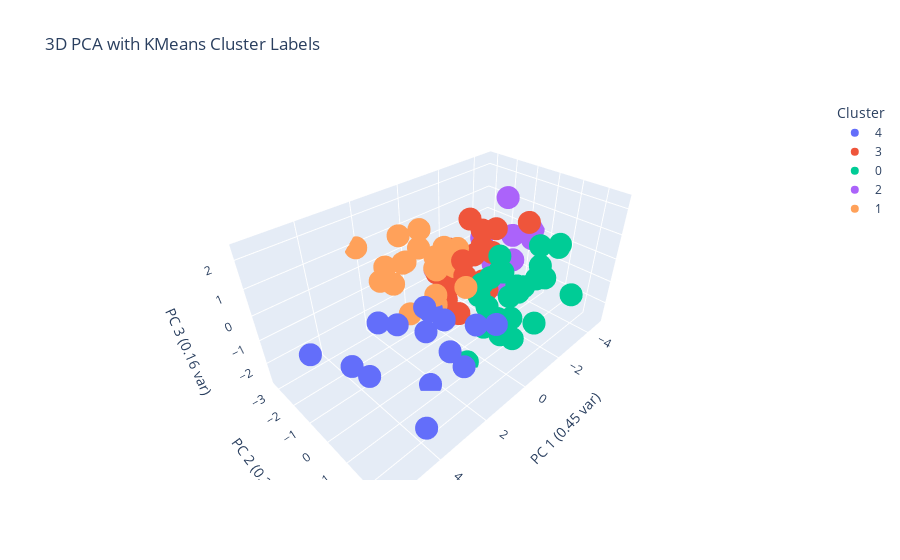

The notebook cell this image was saved under:
### Code cell
# 7e. Visualize 3D PCA with cluster Labels
if 'cluster_labels_kmeans' in locals() and cluster_labels_kmeans is not None and 'pca_df_3d' in locals() and 'explained_variance_ratio_3d' in locals():
    pca_df_3d_clustered = pca_df_3d.copy()
    pca_df_3d_clustered['Cluster'] = cluster_labels_kmeans
    # Plotly handles categorical coloring automatically, ensure 'Cluster' column is suitable
    pca_df_3d_clustered['Cluster'] = pca_df_3d_clustered['Cluster'].astype(str)

    fig_pca_3d_clustered = plot_scatter_plotly_3d(
        df=pca_df_3d_clustered,
        x_col='Principal Component 1',
        y_col='Principal Component 2',
        z_col='Principal Component 3',
        color_col='Cluster',
        text_col_data=pca_df_3d_clustered.index,
        title='3D PCA with KMeans Cluster Labels',
        scene_labels={
            'Principal Component 1': f'PC 1 ({explained_variance_ratio_3d[0]:.2f} var)',
            'Principal Component 2': f'PC 2 ({explained_variance_ratio_3d[1]:.2f} var)',
            'Principal Component 3': f'PC 3 ({explained_variance_ratio_3d[2]:.2f} var)',
            'Cluster': 'Cluster'
        },
        marker_size=8,
        text_position='top right',
        # color_discrete_map can be used here
    )
    fig_pca_3d_clustered.show()
else:
    print("Skipping 3D PCA with KMeans cluster colors: Prerequisite data not available.")

### Figure 1 — Plotly figure (JSON) as saved in the notebook; plotly's stock layout.template omitted (floating-point values rounded to 4 significant figures)
{"data": [{"hovertemplate": "%{hovertext}<extra></extra>", "hovertext": ["CCC1=NN2C(O)=C(SC2=N1)C(N1CC(C)OC(C)C1)C1=CC=CC(OC)=C1", "CC1=C(Cl)C=CC=C1NC=C1C(C)=C(C#N)C(=O)N(CC2CCCO2)C1=O", "OC1=CC=C(C=C2SC(=O)N(CC3=CC=CC=C3C#N)C2=O)C=C1I", "CC(C)C1=NC=C(C2=CC(C)=NO2)C(=N1)C1CCC(CNC(=O)C2=C(C)N=CS2)CC1", "COC1=C2OC(=CC2=CC=C1)C(=O)C1=C([O-])C(=O)N(C1C1=CC=C(F)C=C1)C1=NOC(C)=C1", "CC1=CC=C(C=C1)C1C2C(=O)CC(CC2=NC2=NC=NN12)C1=CC=CO1", "O=C(NN=CC1=CNC2=CC=CC=C12)C1=CC(=NC2=CC=CC=C12)C1CC1", "COC1=CC=C(C=C1)N1N=C2CS(=O)(=O)CC2=C1NC(=O)C1=C(C)ON=C1C1=CC=CC=C1Cl", "COC(=O)C1=CC=C(C=C1)C1C2C(ON1C1=CC=CC=C1)C(=O)N(C2=O)C1=CC=C(OC)C=C1", "COC1=CC=C(CN2CCN(CC2)S(=O)(=O)C2=CC=CC=C2)C=C1Br", "COC1=CC=CC2=C1OC1=CC=CC=C1N=C2N1CCN(C(C)C1)C(=O)C1=C(F)C=CC=C1F", "CC1=CC2=C(N3CCC(CC3)C(=O)N3CCCC3)C(=CN=C2C=C1)C#N", "CC(C)CN1N=C(C)C(CCC(=O)N2CCCCCC2C2=CC=CN2C)=C1C", "ClC1=CC=C(C=C1)C(=O)C[NH+]1CCC(CC1)C1=NN=C(O1)C1=CC=CO1", "CC(=O)C1=NC2=CC=CC=C2N1CC1CCCCN1C(=O)OCC1=CC=CC=C1", "CC1=CC(C=NNC(=O)C(=O)NC2=CC=C(Cl)C(Cl)=C2)=C(C)N1C1=CC=CC(Cl)=C1"], "legendgroup": "4", "marker": {"color": "#636efa", "size": 8, "symbol": "circle"}, "mode": "markers", "name": "4", "scene": "scene", "showlegend": true, "type": "scatter3d", "x": [2.901, 1.675, 2.174, 4.008, 4.754, 2.306, 1.67, 5.645, 4.626, 1.125, 3.954, 1.175, 1.374, 1.623, 2.468, 2.545], "y": [-0.1934, -0.0598, 0.3061, 0.4456, -0.01112, 0.5817, 0.6154, -0.5511, 0.6485, 1.484, 2.211, 1.058, 2.451, -0.02355, 1.678, 0.7166], "z": [-0.2578, -0.3155, -0.6754, 0.8288, -0.6152, -2.754, -0.3048, 0.07715, -0.631, -0.3256, -2.079, -2.383, 0.4081, -0.2557, -0.436, 0.7158]}, {"hovertemplate": "%{hovertext}<extra></extra>", "hovertext": ["CCC1=CC=C(OCC(=O)NC2=CC=C(C)C=C2O)C=C1", "CC1=CC(C)=NC(NNS(=O)(=O)C2=CC=C(Cl)C=C2F)=N1", "CCC([NH2+]CC1=CNC=C1)C1=CC=CC=C1OC(F)F", "COC1=CC=C(NC(=O)NCC2CN3CCCCC3CO2)C=C1F", "ClC1=CC=C(C=NNC(=O)C(=O)NCC2=CC=CC=N2)C=C1", "COC1=CC(C)=CC=C1NCC(=O)NCCC1=CC=CC=C1C", "COC(=O)C1=CC=C(NC(=O)C2CCCC(C)C2)C(O)=C1", "CCOC1=CC=CC=C1C=CC(=O)NCC(C)(O)C1=CC=C(F)C=C1", "O=C(CCC1=NC2=CC=CC=C2C(=O)N1)NC1CCC2=CC=CC=C12", "OC(C(=O)NC1=CC=CC(CS(=O)C2=CC=CC=C2)=C1)C1=CC=CC=C1", "COC(=O)C1=CC=CC(CCNC(=O)NC2=CC(F)=CC=C2C)=C1", "CC1=C(N=C(NC(=O)C2CCC(=O)O2)S1)C1=CC=C(C)C=C1", "CCC(CC)OC1=CC=C(C=C1)C1(C)NC(=O)NC1=O", "CC1=CC=C(C=C1)C1=NNC=C1CN1CCC(C1)[NH+]1CCCC1", "CN(CC1=NN=C(C)N1C)C(=O)NCC1=CC=C(F)C(Cl)=C1", "ClC1=CC=CN=C1NNC(=O)C1=CC=C(OC2CCC2)C=C1Cl", "CCCC1=CC=C(C=C1)C(=O)NC(CO)CC1=CNC2=CC=CC=C12", "[O-]C(=O)C1C[NH+](CC1C1CC1)C1CCN(CC1)C(=O)C1=CC=CC=C1", "CNC(=O)C1=CC=CC=C1NC(=O)CN(C)C(=O)C1=CC=CS1", "COC1=CC(CNC(=O)C2=C(Br)C=CO2)=CC=N1", "O=C(CC1OCCC2=CC=CC=C12)NNC(=O)CC1=CC=NC=C1"], "legendgroup": "3", "marker": {"color": "#EF553B", "size": 8, "symbol": "circle"}, "mode": "markers", "name": "3", "scene": "scene", "showlegend": true, "type": "scatter3d", "x": [-1.208, -0.2232, -2.119, 0.0559, -0.5933, -0.8671, -0.7806, -0.2223, 0.5902, 0.6645, -0.3544, 0.2364, -1.453, -0.8269, -0.5487, 0.446, -0.0906, 0.05524, -0.3466, -1.097, 0.07775], "y": [0.0552, -1.47, 0.8179, -0.5906, -1.575, 0.4336, -0.885, 0.3953, -0.4097, 0.4222, -0.0357, -0.1173, -0.6348, 0.2234, -0.1292, 0.3237, -0.006014, -0.9335, -1.178, -0.2105, -1.377], "z": [0.7091, 0.06968, 1.805, -0.147, 0.05069, 1.891, -0.4416, 2.069, -0.2832, 1.347, 0.9301, -1.257, 0.5695, -0.5806, -0.4091, 0.6415, 2.349, -1.178, 0.692, -0.5452, -0.204]}, {"hovertemplate": "%{hovertext}<extra></extra>", "hovertext": ["CC1=CN=C(CN2CCN(CC2)C2=NC=CC=C2F)C=N1", "CC(C)C1=NN=C2SCC(=NN12)C1=CC2=CC=CC=C2O1", "COC1=CC(C=CC)=CC=C1OCC(=O)NC1CCC(C1)SC", "FC1=CC=C(F)C(CCCC(=O)N2CCCC(C[NH+]3CCCCCC3)C2)=C1", "COCCC(=O)NC(C)CC1=C(Cl)C=CC=C1Cl", "CCC1(CNC(=O)C2=C(N=CS2)C2CC2)CCC1", "CCC(N(C)S(=O)(=O)C1=CC=C(C=C1C)C#N)C1=CC=NC=C1", "CC[NH2+]C(C)C1=CC=NC(OC2=CN=CC(Br)=C2)=C1", "BrC1=CC=C(C=N1)C(=O)NCC1=CC=CC2=CC=CC=C12", "COC1=CC=CC(Cl)=C1CN(C)C(C)CC#N", "COC1=CC=C(CCC(C)NC(=O)C2=NC=CC=C2C(F)(F)F)C=C1", "CCN1C=C(CC(=O)N2CCS(=O)C(C)(C)C2)C2=CC=CC=C12", "FC1=CC=C(CN2CCN(CC(=O)NCC3=CC=CS3)C2=O)C(Cl)=C1", "C(CSC1=NC=NC2=CC=CC=C12)SC1=CC=CC=C1", "CCC[NH+]1CCC(CC1)N(C)CC1=C(C)N(C2CC2)C(C)=C1", "CC(O)C1=CC=C(C)C=C1OCC1=NC(=CS1)C(C)(C)C", "CCOC1=CC=CC=C1C[NH2+]C(CC)C1=CC=CC=C1", "CC1=CC=C(C=C1)C(CNC(=O)N1CCC(C)(C)C1)N1CCOCC1", "CN(C1CCN(CC1)C1=CC=[NH+]C2=CC(F)=CC=C12)C(C)=O", "CCN(CC1=CC=CC(NC(=O)C2CC(C)OC(C)C2)=C1)C(C)=O", "CCC(CC)N(C)CC1=C(F)C=CC=C1[N+]([O-])=O", "CC1CSC(SCC2=C(F)C=CC=C2[N+]([O-])=O)=N1", "CCCCN(C)C(=O)CC1=CC=CC2=CC=CC=C12", "CCC[NH2+]C(CC#CC)C1(CCCCCC1)N(C)C", "CC([NH2+]CC1=C(C)N(CC2=CC=C(C)C=C2)N=C1C)C1=CC=C(Cl)C=C1"], "legendgroup": "0", "marker": {"color": "#00cc96", "size": 8, "symbol": "circle"}, "mode": "markers", "name": "0", "scene": "scene", "showlegend": true, "type": "scatter3d", "x": [-0.6075, 0.6327, -0.2762, -0.1908, -2.36, -1.423, 0.06389, -1.224, -0.6057, -2.472, -0.0362, -0.3336, 0.4961, -0.5609, -1.465, -0.7337, -2.223, -0.01695, -1.085, -0.3553, -2.117, -0.8828, -2.395, -3.083, 0.2414], "y": [0.3436, 0.7098, 1.119, 2.175, 1.208, 1.062, 0.6336, 0.5639, 1.524, 1.482, 1.353, 1.326, 1.102, 2.479, 1.779, 1.286, 1.988, 0.9362, 1.33, 0.7307, 1.459, 0.7544, 2.638, 1.542, 2.304], "z": [-2.108, -2.763, 1.413, 0.815, 0.9757, -0.3034, -0.1849, 0.1293, -1.016, -0.27, 1.078, -1.709, 0.7319, -0.6477, 0.3088, -0.2939, 1.282, -0.5219, -2.351, 0.3909, 0.3881, -1.623, -0.3751, 0.8738, 0.8921]}, {"hovertemplate": "%{hovertext}<extra></extra>", "hovertext": ["CNC1=CC=C2N=C(NC2=N1)C1(C)CC[NH2+]CC1", "COC1=CC(=CC=C1O)C(C)NC1CC[NH+](C)CC1", "COC(=O)C1CC([NH3+])CN(C1)C(=O)OCC1=CC=CC=C1", "CC1=CC=C(N2C=C(N=N2)C(=S)N2CCOCC2)C(O)=C1", "CCC1=CC=C(C[NH+]2CCCC(C2)N2CCCC2=O)O1", "CN(CC1=COC=C1)C1(C[NH3+])CC(C)(C)OC1(C)C", "CC1(C[NH+]=C(N)N1CC1CCCO1)C1=CN=CC=N1", "CCC1=NOC(=N1)C1=CC=C(C[NH3+])C=C1", "CCCCOC(=O)C(C)([NH3+])CC", "CC1=CC(F)=CC=C1C(O)C1(C[NH3+])CCOCC1", "CCC[NH+](CCC)CC1=CC=C(O)C(N)=C1", "COC1CCCC1NC(=O)C1=CC=NC=C1C#CCO", "COC(=O)CC(C)(C[NH3+])C1=CC(F)=C(C)C=C1F", "CC1CN(CC1C)C(=O)NCC1CCC(O1)C([O-])=O", "CC1=CC=C(C[NH2+]C(C)(C)CO)C(C)=C1", "O=C(CC1CCCCO1)NCCCCC#N"], "legendgroup": "2", "marker": {"color": "#ab63fa", "size": 8, "symbol": "circle"}, "mode": "markers", "name": "2", "scene": "scene", "showlegend": true, "type": "scatter3d", "x": [-1.997, -2.436, -0.9997, -0.183, -1.842, -1.87, -1.4, -2.801, -4.667, -2.511, -3.58, -1.526, -2.766, -1.62, -4.183, -2.799], "y": [-2.315, -1.503, -1.619, -1.108, 0.2957, -0.104, -3.093, -0.9871, -0.6954, -0.9249, -1.256, -1.815, -0.1896, -2.028, -0.374, -0.3169], "z": [-1.243, 0.1952, -1.222, -2.173, -1.001, -0.6668, -1.481, -1.516, 0.0693, -0.7558, 1.584, -0.7959, -0.3675, -1.446, -0.08042, 0.6216]}, {"hovertemplate": "%{hovertext}<extra></extra>", "hovertext": ["CC(N(C)C(=O)NC1=CN=C2N(C)C(=O)N(C)C(=O)C2=C1)C1=CC=CC=C1", "CC1=CC(=O)NC(NN=CC2=C(Cl)N=C3C=CC=CN3C2=O)=N1", "CCC1=NSC(NC2=CC=C(NC(=O)C3CCCO3)C=C2)=N1", "CCCCNC(=O)CC1=C(C)N2N=C(SC)N=C2N=C1C", "CCC(NNC(=O)C1=CC(OC)=C(OC)C(OC)=C1)=C1C=CC(=O)C=C1", "COC(=O)C1=CC=C(OC)C=C1OCC(=O)NC1=CC=C(F)C(F)=C1", "CCCC1=CC(=NO1)C1CCCN1S(=O)(=O)C1=CC=C(OC)C(OC)=C1", "COC1=CC=CC(=C1)N1CC(CC1=O)C(=O)NCCNC(=O)C1=CC=CO1", "CN1N=C(C)C(=C1NC1CCOC1C1=CC=C(Cl)C=C1)[N+]([O-])=O", "FC1=CC=CC(F)=C1C=CC(=O)NNC(=O)CN1N=NC(=N1)C1=CC=CC=C1", "[O-][N+](=O)C1=CC=C(NN=C(C2=CC=CC=C2)C2=CC=NC=C2)C(=C1)[N+]([O-])=O", "COC1=CC=C(CCNC(=O)C2CN(C2)C(=O)C2=NOC(C)=C2)C=C1OC", "CC1=CC=CC(NC(=O)NC2=CC=C3N=C(NS(C)(=O)=O)SC3=C2)=C1", "FC(F)(F)C1=NN=C(SCC(=O)NC2=CC=CC=C2C#N)N1CC=C", "COC(=O)C1=C(C)NC(C(=O)NCC(N(C)C)C2=C(F)C=CC=C2Cl)=C1C", "COCC1=CC(C)=NC(OCC(=O)NN=CC2=CC=CC(F)=C2)=C1C#N", "FC1=CC=CC=C1OCCCNC1=NN=NN1C1=CC=CC=C1", "CN(CC(O)CN1CCOCC1)CC1=NOC(=N1)C(C)(C)C", "FC(F)(F)C1=CC=C(CCNC(=O)NCC2=CC=C(N=C2)N2C=CN=C2)C=C1", "COCCNS(=O)(=O)C1=CC=CC(=C1)C(=O)N(C)C1CCCC(C)C1", "O=C(NCC1OCCN1S(=O)(=O)C1=CC=CS1)C(=O)NCC1=CC=NC=C1", "CC(N1C(CCNC(=O)C2=CC=CC=C2Cl)=NC2=CC=CC=C12)C(C)=O"], "legendgroup": "1", "marker": {"color": "#FFA15A", "size": 8, "symbol": "circle"}, "mode": "markers", "name": "1", "scene": "scene", "showlegend": true, "type": "scatter3d", "x": [1.554, 0.9859, 0.4968, -0.2337, 0.9412, 0.5513, 1.904, 1.358, 1.015, 1.839, 2.698, 1.68, 1.423, 1.12, 0.8852, 1.17, 0.526, -0.07641, 1.345, 0.4096, 2.129, 1.056], "y": [-1.199, -2.792, -0.9559, -0.7646, -1.252, -0.0856, 0.509, -1.817, -0.4477, -2.04, -1.148, -1.141, -1.594, -0.3603, -0.1704, -1.047, -0.02664, -1.634, 0.01935, -0.05287, -3.214, 0.9432], "z": [-1.137, -0.935, 0.3093, 0.4882, 1.906, 0.8848, 0.7191, 1.625, -0.6258, 0.5428, 0.8056, 1.065, 0.7044, 0.9233, 1.673, 1.407, 0.8663, 0.2964, 1.37, 1.489, 0.9212, 0.7955]}], "layout": {"legend": {"title": {"text": "Cluster"}, "tracegroupgap": 0}, "scene": {"domain": {"x": [0, 1], "y": [0, 1]}, "xaxis": {"title": {"text": "PC 1 (0.45 var)"}}, "yaxis": {"title": {"text": "PC 2 (0.20 var)"}}, "zaxis": {"title": {"text": "PC 3 (0.16 var)"}}}, "title": {"text": "3D PCA with KMeans Cluster Labels"}}}
